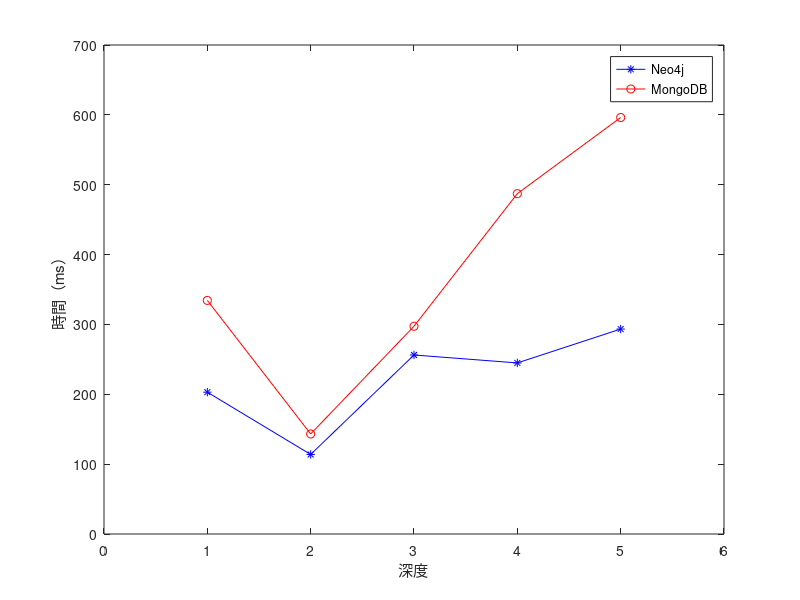

Recreate this plot in MATLAB.
x=1:1:5;%x軸上的資料，第一個值代表資料開始，第二個值代表間隔，第三個值代表終止
a=[203.024,113.857,256.259,244.888,293.376]; %a資料y值
b=[334.4,143.2,297.4,487.2,596.2]; %b資料y值
plot(x,a,'-*b',x,b,'-or'); %線性，顏色，標記
axis([0,6,0,700])  %確定x軸與y軸框圖大小
set(gca,'XTick',[0:1:6]) %x軸範圍1-6，間隔1
set(gca,'YTick',[0:100:700]) %y軸範圍0-700，間隔100
legend('Neo4j','MongoDB');   %右上角標註
xlabel('深度')  %x軸座標描述
ylabel('時間（ms）') %y軸座標描述